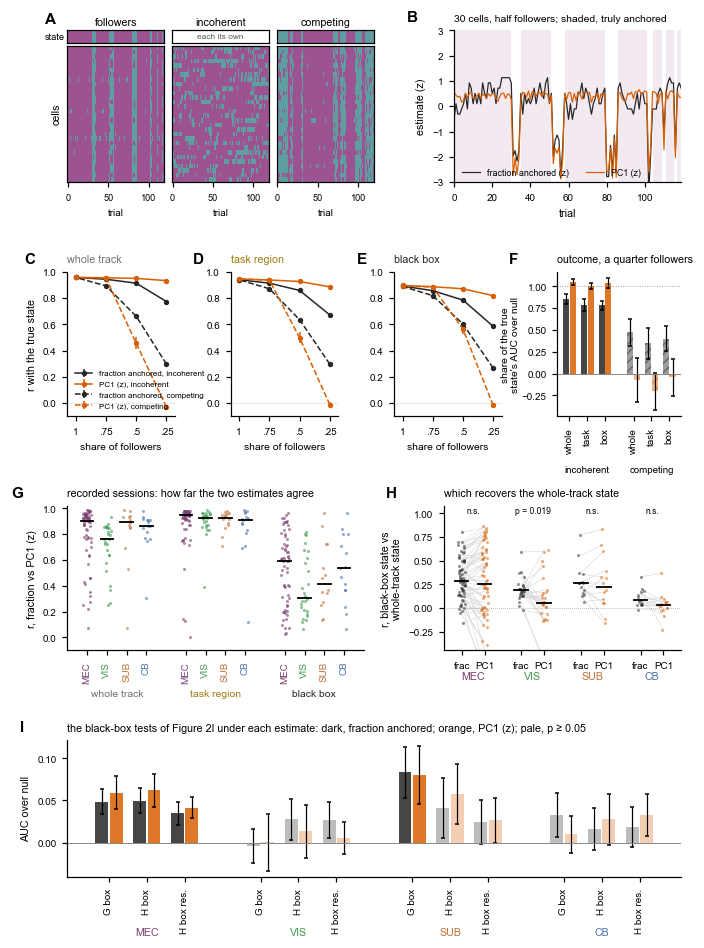

Here is the Python script that generated this plot:
"""Figure S2: from cell labels to one population state per trial, related to
Figures 1 and 2.

Two summaries of a cells x trials label matrix are in use: the fraction of cells
anchored on each trial, and the trial's z-scored score on the matrix's first
principal component (signed to rise with the fraction). They weight cells
differently. The fraction counts every cell once; PC1 weights each cell by how
far its labels move with the others, so cells that follow the population count
for more and cells that do not count for less. Recorded populations contain
both, and nothing in the recordings says which cells are which. This figure
compares the two where the truth is known.

A     one simulated session (population_state_sim.py, built on the cells of
      Figure S1): the true state, and labels from the whole track for the three
      kinds of cell, followers, cells switching each on their own (incoherent)
      and a second group switching together on a state of its own (competing)
B     the two estimates on one population drawn from it
C-E   how well each estimate tracks the true state (correlation over trials),
      against the share of followers, for each of the three classifiers of
      Figure 2; the rest of the population incoherent (solid) or competing
      (dashed)
F     how much of the true state's prediction of the uncued outcome each
      estimate recovers, the measure of Figure 2G (AUC over a circular-shift
      null, as a fraction of the true state's own)
G     recorded sessions: how closely the two estimates agree, per structure and
      classifier
H     recorded sessions: how well each black-box estimate recovers the
      whole-track state of the same kind, the best estimate of the state
      the recordings offer
I     Figure 2I's black-box tests under each estimate

Reads data/classifier_sim/population_state_sim.npz, the unfiltered labels of
build_neighbour_labels.py, and neighbour_test.csv (PC1) / neighbour_test_frac.csv.
"""
import os
import sys

import matplotlib
matplotlib.use('Agg')
import matplotlib.pyplot as plt
import numpy as np
import pandas as pd
from matplotlib.colors import ListedColormap
from scipy.stats import wilcoxon

HERE = '/Users/harryclark/Documents/spatial-manifolds/scripts/figures/AnchorDynamics2026'
sys.path.insert(0, HERE)
sys.path.insert(0, '/Users/harryclark/Documents/spatial-manifolds/src')
from neighbour_test import MIN_CELLS, NT, PS, REGIONS, auc_null, pc1_state  # noqa: E402
from spatial_manifolds.anchoring import ANCH_COLOR, NONANCH_COLOR  # noqa: E402

plt.rcParams['font.family'] = 'Arial'
plt.rcParams['mathtext.default'] = 'regular'
SIM = '/Users/harryclark/Documents/spatial-manifolds/data/classifier_sim/population_state_sim.npz'
CACHE = '/Users/harryclark/Documents/spatial-manifolds/data/classifier_sim/population_state_scores.csv'
Z = np.load(SIM)
NS = int(Z['n_sess'])
STR = ['whole', 'task', 'box']
NAME = {'whole': 'whole track', 'task': 'task region', 'box': 'black box'}
CCOL = {'whole': '0.62', 'task': '#e0b43c', 'bb': '0.2', 'box': '0.2'}
MCOL = {'frac': '0.15', 'pc1': '#d95f02'}                 # the two estimates
MNAME = {'frac': 'fraction anchored', 'pc1': 'PC1 (z)'}
RCOL = {'MEC': '#7b4173', 'VIS': '#3f9b4f', 'SUB': '#c0723a', 'CB': '#4c72b0'}
FS = [1., .75, .5, .25]                                    # share of followers
N_CELLS, N_DRAW = 30, 25


def lp(ax, s_, x=-.2, y=1.04):
    ax.text(x, y, s_, transform=ax.transAxes, fontsize=10, weight='bold', va='bottom', ha='right')


def clean(ax):
    ax.tick_params(labelsize=6.5)
    ax.spines[['top', 'right']].set_visible(False)


def fast_auc_null(x, y, rng, n_shift=200, shift_min=5):
    """auc_null of neighbour_test.py, vectorised: the AUC of x for y and the mean
    AUC under circular shifts of x, from ranks (ties averaged), which a shift
    only rolls."""
    from scipy.stats import rankdata
    ok = np.isfinite(x)
    x, y = x[ok], np.asarray(y)[ok].astype(bool)
    n1, n0 = y.sum(), (~y).sum()
    if n1 < 5 or n0 < 5 or np.std(x) == 0:
        return np.nan, np.nan
    rk = rankdata(x)
    auc = lambda r: (r[y].sum() - n1 * (n1 + 1) / 2) / (n1 * n0)
    n = len(x)
    sh = rng.integers(shift_min, n - shift_min, n_shift)
    idx = (np.arange(n)[None, :] - sh[:, None]) % n
    null = ((rk[idx][:, y].sum(1) - n1 * (n1 + 1) / 2) / (n1 * n0)).mean()
    return auc(rk), null


def estimates(L):
    """The two per-trial estimates from a cells x trials label matrix."""
    L = L[~np.isnan(L).all(axis=1)]
    return {'frac': np.nanmean(L, axis=0), 'pc1': pc1_state(L)}


def draw(s, k, f, rest, rng, n=N_CELLS):
    """A population of n cells from session s's pool, a share f of them followers."""
    nf = int(round(f * n))
    a = Z[f's{s}_followers_{k}']
    b = Z[f's{s}_{rest}_{k}']
    return np.r_[a[rng.choice(len(a), nf, replace=False)],
                 b[rng.choice(len(b), n - nf, replace=False)]]


# ── scores over simulated populations, cached ────────────────────────────────
if os.path.exists(CACHE):
    S = pd.read_csv(CACHE)
else:
    rows = []
    for s in range(NS):
        truth, unc, hit = Z[f's{s}_truth'], Z[f's{s}_uncued'], Z[f's{s}_hit'].astype(int)
        rng = np.random.default_rng(s)
        t_auc, t_null = fast_auc_null(truth[unc].astype(float), hit[unc], np.random.default_rng(s))
        for k in STR:
            for rest in ('incoherent', 'competing'):
                for f in FS:
                    for d in range(N_DRAW):
                        E = estimates(draw(s, k, f, rest, rng))
                        for m, e in E.items():
                            ok = np.isfinite(e)
                            r = np.corrcoef(e[ok], truth[ok])[0, 1]
                            a, a0 = fast_auc_null(e[unc], hit[unc], np.random.default_rng(d))
                            rows.append(dict(s=s, k=k, rest=rest, f=f, d=d, m=m, r=r,
                                             auc_x=a - a0, true_x=t_auc - t_null))
        print(f'  session {s} scored', flush=True)
    S = pd.DataFrame(rows)
    S.to_csv(CACHE, index=False)
S['share'] = S.auc_x / S.true_x

# ── recorded sessions: agreement between the two estimates ───────────────────
REAL = []
for fn in sorted(x for x in os.listdir(NT) if x.startswith('M') and x.endswith('.npz')):
    z = np.load(f'{NT}/{fn}', allow_pickle=True)
    for r in REGIONS:
        m = z['region'] == r
        if (~np.isnan(z['labels_full'][m]).all(axis=1)).sum() < MIN_CELLS[r]:
            continue
        EW = estimates(z['labels_full'][m])
        for k, v in (('whole', 'full'), ('task', 'tz'), ('box', 'bb')):
            E = estimates(z[f'labels_{v}'][m])
            ok = np.isfinite(E['frac']) & np.isfinite(E['pc1'])
            rec = dict(f=fn, region=r, k=k, r=np.corrcoef(E['frac'][ok], E['pc1'][ok])[0, 1])
            for m_ in ('frac', 'pc1'):
                ok = np.isfinite(E[m_]) & np.isfinite(EW[m_])
                rec[f'whole_{m_}'] = np.corrcoef(E[m_][ok], EW[m_][ok])[0, 1]
            REAL.append(rec)
REAL = pd.DataFrame(REAL)

# ── figure ───────────────────────────────────────────────────────────────────
fig = plt.figure(figsize=(7.2, 10.0))
gs = fig.add_gridspec(4, 1, height_ratios=[1.05, 1.0, 1.0, .95], hspace=.62)

# A: one simulated session, whole-track labels of each group
top = gs[0].subgridspec(1, 2, width_ratios=[1.35, 1], wspace=.3)
ga = top[0].subgridspec(2, 3, height_ratios=[.09, 1], hspace=.04, wspace=.08)
s0 = 0
truth = Z[f's{s0}_truth']
cm = ListedColormap([NONANCH_COLOR, ANCH_COLOR])
for j, (grp, lab) in enumerate((('followers', 'followers'), ('incoherent', 'incoherent'),
                                 ('competing', 'competing'))):
    at = fig.add_subplot(ga[0, j])
    if j == 1:
        at.text(.5, .5, 'each its own', transform=at.transAxes, ha='center', va='center',
                fontsize=5.5, color='0.35')
    else:
        at.imshow((Z[f's{s0}_other'] if grp == 'competing' else truth)[None, :], aspect='auto',
                  cmap=cm, vmin=0, vmax=1, interpolation='nearest')
    at.set_xticks([]); at.set_yticks([])
    at.set_title(lab, fontsize=7, pad=3)
    ax = fig.add_subplot(ga[1, j])
    L = Z[f's{s0}_{grp}_whole'][:30]
    ax.imshow(np.ma.masked_invalid(L), aspect='auto', cmap=cm, vmin=0, vmax=1,
              interpolation='nearest')
    ax.set_yticks([]); ax.tick_params(labelsize=6)
    ax.set_xlabel('trial', fontsize=6.5)
    if j == 0:
        ax.set_ylabel('cells', fontsize=7)
        lp(at, 'A', x=-.12, y=1.3)
        at.text(-.03, .5, 'state', transform=at.transAxes, ha='right', va='center', fontsize=6)

# B: the two estimates on one population, half followers, half incoherent
ax = fig.add_subplot(top[1])
rng = np.random.default_rng(3)
E = estimates(draw(s0, 'whole', .5, 'incoherent', rng))
tt = np.arange(len(truth))
ax.fill_between(tt, -3, 3, where=truth == 1, color=ANCH_COLOR, alpha=.12, lw=0,
                edgecolor='none', step='mid')
z_fr = (E['frac'] - np.nanmean(E['frac'])) / np.nanstd(E['frac'])
ax.plot(tt, z_fr, color=MCOL['frac'], lw=.8, label=MNAME['frac'] + ' (z)')
ax.plot(tt, E['pc1'], color=MCOL['pc1'], lw=.8, label=MNAME['pc1'])
for m, e in (('frac', E['frac']), ('pc1', E['pc1'])):
    ok = np.isfinite(e)
    print(f'  B: {m} r with truth {np.corrcoef(e[ok], truth[ok])[0, 1]:.2f}')
ax.set_ylim(-3, 3); ax.set_xlim(0, len(tt) - 1)
ax.set_xlabel('trial', fontsize=7); ax.set_ylabel('estimate (z)', fontsize=7)
ax.legend(fontsize=5.8, frameon=False, loc='lower left', ncol=2, bbox_to_anchor=(0, -.02))
ax.set_title(f'{N_CELLS} cells, half followers; shaded, truly anchored', fontsize=6.8, loc='left')
lp(ax, 'B', x=-.16, y=1.04)
clean(ax)

# C-E: correlation with the truth against the share of followers
mid = gs[1].subgridspec(1, 4, width_ratios=[1, 1, 1, 1.15], wspace=.5)
for j, k in enumerate(STR):
    ax = fig.add_subplot(mid[j])
    for rest, ls in (('incoherent', '-'), ('competing', '--')):
        for m in ('frac', 'pc1'):
            g = S[(S.k == k) & (S.rest == rest) & (S.m == m)].groupby('f').r
            mu, se = g.mean(), g.std() / np.sqrt(g.count())
            ax.errorbar(mu.index, mu, yerr=se, color=MCOL[m], ls=ls, lw=1, marker='o', ms=2.5,
                        capsize=0, label=f'{MNAME[m]}, {rest}' if j == 0 else None)
    ax.set_xticks(FS); ax.set_xticklabels(['1', '.75', '.5', '.25'])
    ax.set_xlim(1.07, .18); ax.set_ylim(-.1, 1)
    ax.axhline(0, color='0.7', lw=.5, ls=':')
    ax.set_xlabel('share of followers', fontsize=6.8)
    if j == 0:
        ax.set_ylabel('r with the true state', fontsize=7)
    ax.set_title(NAME[k], fontsize=7, color={'whole': '0.45', 'task': '#a07c10', 'box': '0.15'}[k],
                 loc='left')
    lp(ax, 'CDE'[j], x=-.25 if j else -.3)
    clean(ax)
    if j == 0:
        ax.legend(fontsize=5.3, frameon=False, loc='lower left', handlelength=2.2)

# F: share of the true state's outcome prediction, a quarter followers, per
# classifier, the rest incoherent (solid) or competing (hatched)
ax = fig.add_subplot(mid[3])
for ir, rest in enumerate(('incoherent', 'competing')):
    for i, k in enumerate(STR):
        for jm, m in enumerate(('frac', 'pc1')):
            g = S[(S.k == k) & (S.rest == rest) & (S.m == m) & (S.f == .25)]
            v = g.groupby('s').share.mean()
            x = ir * 3.6 + i + (jm - .5) * .38
            ax.bar(x, v.mean(), width=.34, color=MCOL[m], alpha=.85 if ir == 0 else .45, lw=0,
                   hatch=None if ir == 0 else '////', edgecolor=MCOL[m])
            ax.errorbar(x, v.mean(), yerr=v.std() / np.sqrt(len(v)), color='k', lw=.8, capsize=1.2)
    ax.text(ir * 3.6 + 1, -.34, rest, transform=ax.get_xaxis_transform(), ha='center', va='top',
            fontsize=6.3)
ax.axhline(1, color='0.6', lw=.6, ls=':'); ax.axhline(0, color='0.5', lw=.6)
ax.set_xticks([ir * 3.6 + i for ir in range(2) for i in range(3)])
ax.set_xticklabels(['whole', 'task', 'box'] * 2, fontsize=5.8, rotation=90)
ax.set_ylabel("share of the true\nstate's AUC over null", fontsize=6.8, labelpad=1)
ax.set_title('outcome, a quarter followers', fontsize=7, loc='left')
lp(ax, 'F', x=-.32)
clean(ax)

# G: recorded sessions, agreement between the estimates
bot = gs[2].subgridspec(1, 2, width_ratios=[1.25, 1], wspace=.3)
ax = fig.add_subplot(bot[0])
rng = np.random.default_rng(0)
for i, k in enumerate(STR):
    for j, r in enumerate(REGIONS):
        v = REAL[(REAL.k == k) & (REAL.region == r)].r
        x = i * 5 + j
        ax.scatter(x + rng.uniform(-.2, .2, len(v)), v, s=4, color=RCOL[r], lw=0, alpha=.6)
        ax.plot([x - .32, x + .32], [v.median()] * 2, color='k', lw=1.2)
    ax.text(i * 5 + 1.5, -.27, NAME[k], ha='center', va='top', fontsize=6.8, transform=ax.get_xaxis_transform(),
            color={'whole': '0.45', 'task': '#a07c10', 'box': '0.15'}[k])
ax.set_xticks([i * 5 + j for i in range(3) for j in range(4)])
ax.set_xticklabels(REGIONS * 3, fontsize=5.6, rotation=90)
for t, r in zip(ax.get_xticklabels(), REGIONS * 3):
    t.set_color(RCOL[r])
ax.set_ylim(-.1, 1.02)
ax.set_ylabel('r, fraction vs PC1 (z)', fontsize=7)
ax.set_title('recorded sessions: how far the two estimates agree', fontsize=7, loc='left')
lp(ax, 'G', x=-.15)
clean(ax)

# H: which black-box estimate recovers the whole-track state of its own kind
ax = fig.add_subplot(bot[1])
rng = np.random.default_rng(1)
for j, r in enumerate(REGIONS):
    g = REAL[(REAL.k == 'box') & (REAL.region == r)]
    for jm, m in enumerate(('frac', 'pc1')):
        x = j * 2.6 + jm
        ax.scatter(x + rng.uniform(-.15, .15, len(g)), g[f'whole_{m}'], s=4, color=MCOL[m], lw=0,
                   alpha=.5)
        ax.plot([x - .3, x + .3], [g[f'whole_{m}'].median()] * 2, color='k', lw=1.2)
    for _, row in g.iterrows():
        ax.plot([j * 2.6, j * 2.6 + 1], [row.whole_frac, row.whole_pc1], color='0.85', lw=.4, zorder=0)
    d = g.whole_pc1 - g.whole_frac
    p = wilcoxon(d).pvalue
    ax.text(j * 2.6 + .5, 1.0, f'p = {p:.2g}' if p < .05 else 'n.s.', ha='center', fontsize=5.6)
    ax.text(j * 2.6 + .5, -.2, r, transform=ax.get_xaxis_transform(), ha='center', fontsize=7,
            color=RCOL[r])
    print(f'  H {r}: black box vs whole track, frac {g.whole_frac.median():.2f}, '
          f'pc1 {g.whole_pc1.median():.2f}, paired p = {p:.2g}')
ax.set_xticks([j * 2.6 + jm for j in range(4) for jm in range(2)])
ax.set_xticklabels(['frac', 'PC1'] * 4, fontsize=5.8)
ax.axhline(0, color='0.6', lw=.5, ls=':')
ax.set_ylim(-.45, 1.08)
ax.set_ylabel('r, black-box state vs\nwhole-track state', fontsize=7)
ax.set_title('which recovers the whole-track state', fontsize=7, loc='left')
lp(ax, 'H', x=-.2)
clean(ax)

# I: Figure 2I's black-box tests under each estimate
ax = fig.add_subplot(gs[3])
A_ = {'frac': pd.read_csv(f'{PS}/neighbour_test_frac.csv'), 'pc1': pd.read_csv(f'{PS}/neighbour_test.csv')}
TESTS = [('same_bb', 'G box'), ('nbr_bb', 'H box'), ('res_bb', 'H box res.')]
for j, r in enumerate(REGIONS):
    for i, (c, lab) in enumerate(TESTS):
        for jm, m in enumerate(('frac', 'pc1')):
            v = A_[m][A_[m].region == r][f'{c}_x'].dropna()
            x = j * 4 + i + (jm - .5) * .38
            p = wilcoxon(v).pvalue
            ax.bar(x, v.mean(), width=.34, color=MCOL[m], alpha=.85 if p < .05 else .3, lw=0)
            ax.errorbar(x, v.mean(), yerr=v.sem(), color='k', lw=.8, capsize=1.2)
ax.axhline(0, color='0.5', lw=.6)
ax.set_xticks([j * 4 + i for j in range(4) for i in range(3)])
ax.set_xticklabels([l for _ in REGIONS for _, l in TESTS], fontsize=5.4, rotation=90)
for j, r in enumerate(REGIONS):
    ax.text(j * 4 + 1, -.42, r, transform=ax.get_xaxis_transform(), ha='center', fontsize=7,
            color=RCOL[r])
ax.set_ylabel('AUC over null', fontsize=7)
ax.set_title('the black-box tests of Figure 2I under each estimate: dark, fraction anchored; '
             'orange, PC1 (z); pale, p ≥ 0.05', fontsize=7, loc='left')
lp(ax, 'I', x=-.07)
clean(ax)

# numbers for the caption
for k in STR:
    for rest in ('incoherent', 'competing'):
        for f in (1., .5, .25):
            g = S[(S.k == k) & (S.rest == rest) & (S.f == f)].groupby('m')
            print(f'  {k:5s} {rest:10s} f={f:.2f}: r frac {g.r.mean()["frac"]:.2f}, pc1 '
                  f'{g.r.mean()["pc1"]:.2f}; outcome share frac {g.share.mean()["frac"]:.2f}, '
                  f'pc1 {g.share.mean()["pc1"]:.2f}')
print(REAL.groupby(['region', 'k']).r.median().round(2).unstack())
out = f'{HERE}/fig1_supp_population_state.pdf'
plt.savefig(out, dpi=200, bbox_inches='tight')
plt.savefig(out.replace('.pdf', '.png'), dpi=110, bbox_inches='tight')
print(f'saved {out}')
